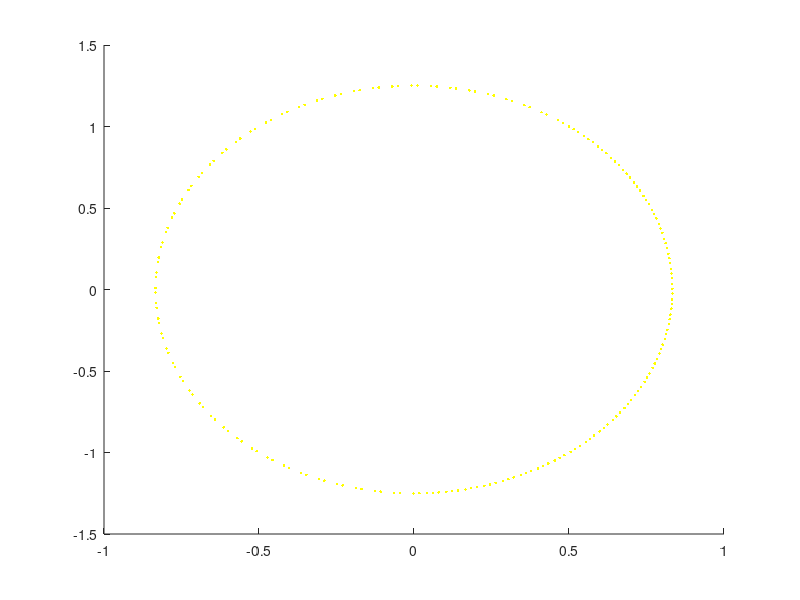

Source code (MATLAB):
dt=0.05;%the time difference
n=200;%the total number of plots
x=0.5;
v=1;
t=0;
w=1.5;
hold on;
plot(x,v,'y.');
for i=1:n
    a=-w^2*x;
    y=x+v*dt;
    z=v+a*dt;
    x=(y+x+z*dt)/2;
    v=(z+v-w^2*y*dt)/2;
    t=t+dt;
    plot(x,v,'y.');
end
hold off;